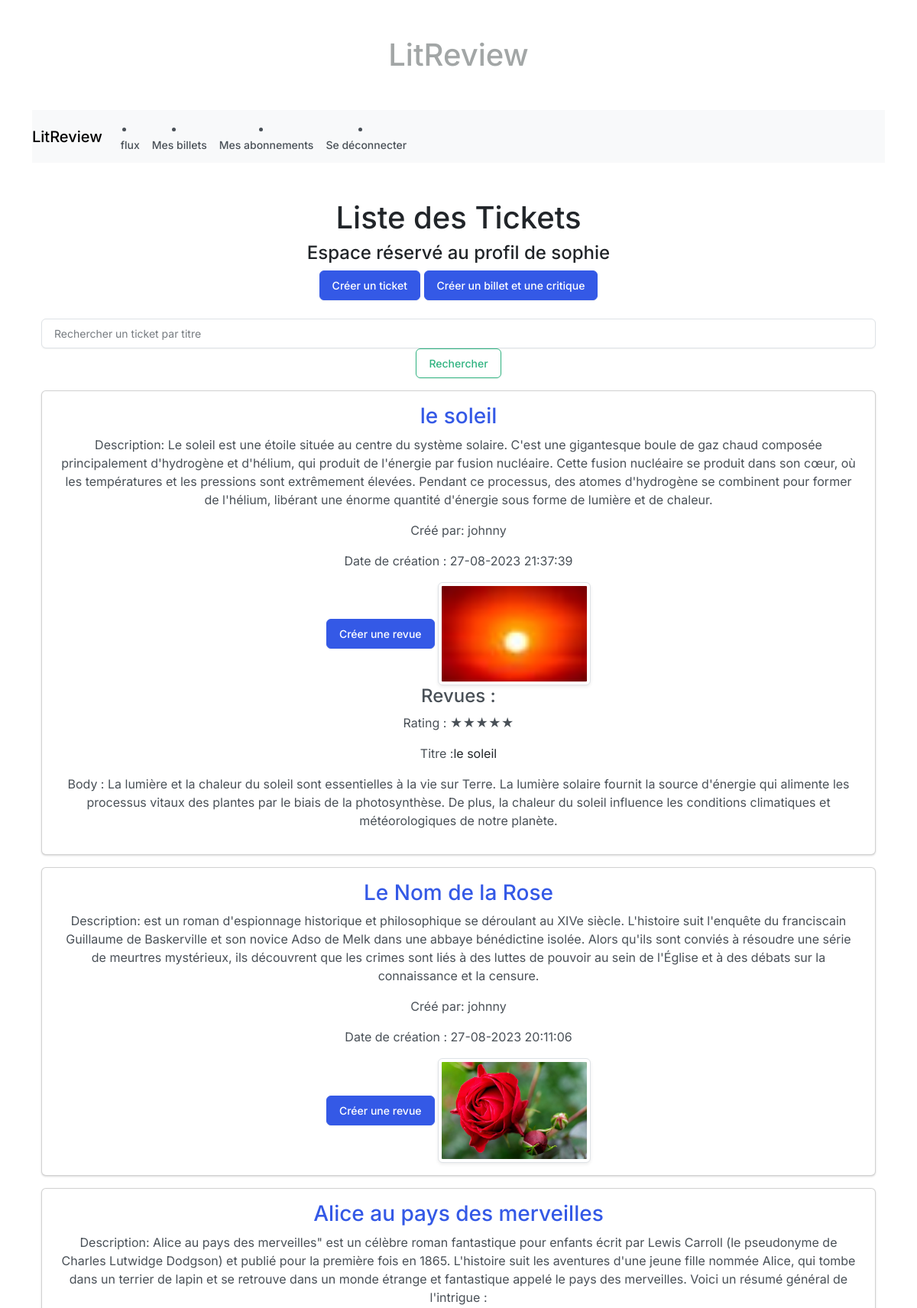
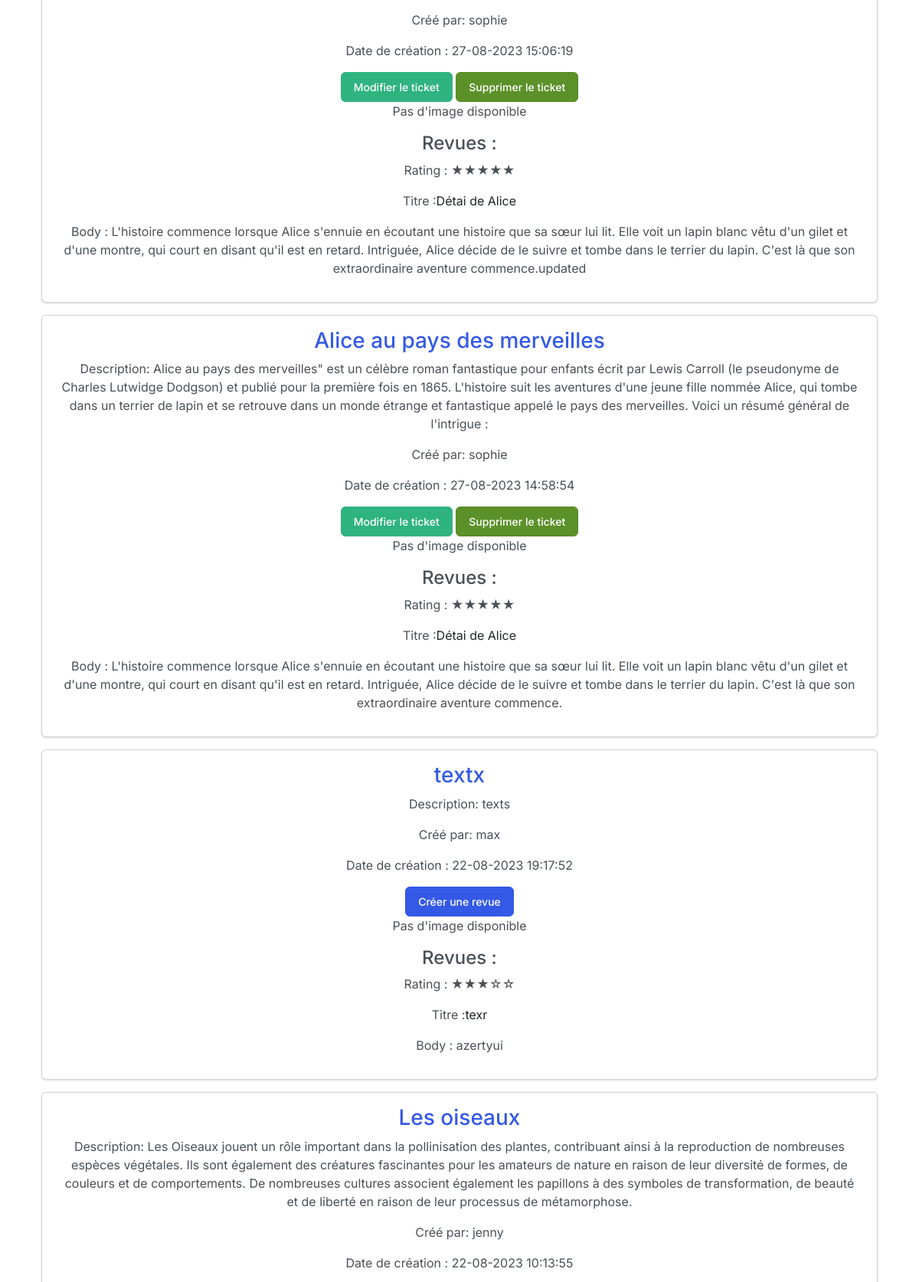
/ticket_list/ (signed in, upper part), run on the app's committed database (2 pictures, top to bottom).
### litreviewApp/models.py (models this page shows, shortened)
class Ticket(models.Model):
    title = models.CharField(max_length=128)
    description = models.TextField(max_length=2048)
    created_by = models.ForeignKey(settings.AUTH_USER_MODEL, on_delete=models.CASCADE)
    created_at = models.DateTimeField(auto_now_add=True)
    updated_at = models.DateTimeField(auto_now=True)
    image = models.ImageField(upload_to="ticket_images/", null=True, blank=True)

class Review(models.Model):
    id = models.AutoField(primary_key=True)
    ticket = models.ForeignKey(Ticket, on_delete=models.CASCADE, null=True, blank=True)
    rating = models.PositiveSmallIntegerField(validators=[MinValueValidator(0), MaxValueValidator(5)])
    created_by = models.ForeignKey(settings.AUTH_USER_MODEL, on_delete=models.CASCADE)
    headline = models.CharField(max_length=128)
    body = models.TextField(max_length=8192, blank=True)
    created_at = models.DateTimeField(auto_now_add=True)
    updated_at = models.DateTimeField(auto_now=True)

### litreviewApp/views.py (the view)
# urls.py: path("ticket_list/", ticket_list_view, name="ticket_list"),
@login_required
def ticket_list_view(request):
    tickets = Ticket.objects.all().order_by("-created_at")
    for ticket in tickets:
        ticket.user_has_review = ticket.review_set.filter(
            created_by=request.user
        ).exists()
    return render(request, "litreviewApp/ticket_list.html", {"tickets": tickets})

### litreviewApp/templatetags/custom_filters.py (called while the page is built)
@register.filter
def generate_star_rating(value):
    try:
        rating = int(value)
        if rating < 1:
            raise ValueError("Rating value should be between 1 and 5.")
    except (ValueError, TypeError):
        return ""  # Or return any other default message or an empty string
    full_stars = "★" * rating
    empty_stars = "☆" * (5 - rating)
    return f"{full_stars}{empty_stars}"

### litreviewApp/templates/litreviewApp/ticket_list.html (shortened to what this page needs)
{% extends 'base.html' %}
{% load static %}
{% load custom_filters %}
{% block content %}
    <div class="container mt-5">
        <h1>Liste des Tickets</h1>
        <h4>Espace réservé au profil de {{ user.username }}</h4>
        <a href="{% url 'create_ticket' %}" class="btn btn-primary">Créer un ticket</a>
        <a href="{% url 'create_combined_ticket_review' %}" class="btn btn-primary">Créer un billet et une critique</a><br>
        <br>
        <form method="GET" action="{% url 'search_tickets' %}" class="form-inline my-2 my-lg-0">
            <input class="form-control mr-sm-2" type="search" name="search_query" placeholder="Rechercher un ticket par titre" aria-label="Search">
            <button class="btn btn-outline-success my-2 my-sm-0" type="submit">Rechercher</button>
        </form>
        {% for ticket in tickets %}
        <div class="card my-3">
            <div class="card-body">
                <h3 class="card-title"><a href="{% url 'ticket_detail' ticket.id %}"style="text-decoration: none;">{{ ticket.title }}</a></h3>
                <p class="card-text">Description: {{ ticket.description }}</p>
                <p class="card-text">Créé par: {{ ticket.created_by }}</p>
                <p class="card-text">Date de création : {{ ticket.created_at|date:"d-m-Y H:i:s" }}</p>
                {% if ticket.created_by == user %}
                    <a href="{% url 'update_ticket' ticket_id=ticket.id %}" class="btn btn-success">Modifier le ticket</a>
                    <a href="{% url 'delete_ticket' ticket_id=ticket.id %}" class="btn btn-custom-red">Supprimer le ticket</a>
                {% else %}
                    {% if not ticket.user_has_review %}
                        <a href="{% url 'create_review' ticket_id=ticket.id %}" class="btn btn-primary">Créer une revue</a>
                    {% endif %}
                {% endif %}
                {% if ticket.image %}
                    <img src="{{ ticket.image.url }}" alt="{{ ticket.title }}" class="img-thumbnail" width="200">
                {% else %}
                    <p class="card-text">Pas d'image disponible</p>
                {% endif %}
                {% for review in ticket.review_set.all %}
                    <div class="review">
                        <h4>Revues :</h4>
                        <p>Rating : {{ review.rating|generate_star_rating }}</p>
                        <p>Titre :<a href="{% url 'review_detail' review.id %}" class="text-dark">{{ review.headline }}</a></p>
                        <p>Body : {{ review.body }}</p>
                    </div>
                {% endfor %}
            </div>
        </div>
    {% endfor %}
{%endblock%}

### static/css/styles.css (style rules this page uses)
.btn-custom-red { background-color: #5c912a; color: #FFFFFF; border-color: #57881f; }
a { text-decoration: none; }

### data on the page
Ticket: title "le soleil", description "Le soleil est une étoile située au centre du système solaire. C'est une gigantesque boule de gaz chaud composée principalement d'hydrogène et d'hélium, qui produit de l'énergie par fusion nucléaire. Cette fusion nucléaire se produit dans son cœur, où les températures et les pressions sont extrêmement élevées. Pendant ce processus, des atomes d'hydrogène se combinent pour former de l'hélium, libérant une énorme quantité d'énergie sous forme de lumière et de chaleur.", created_by "johnny", created_at "27-08-2023 21:37:39", shows "Créer une revue", shows a picture
Review: rating|generate_star_rating "★★★★★", headline "le soleil", body "La lumière et la chaleur du soleil sont essentielles à la vie sur Terre. La lumière solaire fournit la source d'énergie qui alimente les processus vitaux des plantes par le biais de la photosynthèse. De plus, la chaleur du soleil influence les conditions climatiques et météorologiques de notre planète."
Ticket: title "Le Nom de la Rose", description "est un roman d'espionnage historique et philosophique se déroulant au XIVe siècle. L'histoire suit l'enquête du franciscain Guillaume de Baskerville et son novice Adso de Melk dans une abbaye bénédictine isolée. Alors qu'ils sont conviés à résoudre une série de meurtres mystérieux, ils découvrent que les crimes sont liés à des luttes de pouvoir au sein de l'Église et à des débats sur la connaissance et la censure.", created_by "johnny", created_at "27-08-2023 20:11:06", shows "Créer une revue", image (picture)
Ticket: title "Alice au pays des merveilles", description "Alice au pays des merveilles\" est un célèbre roman fantastique pour enfants écrit par Lewis Carroll (le pseudonyme de Charles Lutwidge Dodgson) et publié pour la première fois en 1865. L'histoire suit les aventures d'une jeune fille nommée Alice, qui tombe dans un terrier de lapin et se retrouve dans un monde étrange et fantastique appelé le pays des merveilles. Voici un résumé général de l'intrigue :", created_by "sophie", created_at "27-08-2023 15:06:19", shows "Modifier le ticket", image "Pas d'image disponible"
Review: rating|generate_star_rating "★★★★★", headline "Détai de Alice", body "L'histoire commence lorsque Alice s'ennuie en écoutant une histoire que sa sœur lui lit. Elle voit un lapin blanc vêtu d'un gilet et d'une montre, qui court en disant qu'il est en retard. Intriguée, Alice décide de le suivre et tombe dans le terrier du lapin. C'est là que son extraordinaire aventure commence.updated"
Ticket: title "Alice au pays des merveilles", description "Alice au pays des merveilles\" est un célèbre roman fantastique pour enfants écrit par Lewis Carroll (le pseudonyme de Charles Lutwidge Dodgson) et publié pour la première fois en 1865. L'histoire suit les aventures d'une jeune fille nommée Alice, qui tombe dans un terrier de lapin et se retrouve dans un monde étrange et fantastique appelé le pays des merveilles. Voici un résumé général de l'intrigue :", created_by "sophie", created_at "27-08-2023 14:58:54", shows "Modifier le ticket", image "Pas d'image disponible"
Review: rating|generate_star_rating "★★★★★", headline "Détai de Alice", body "L'histoire commence lorsque Alice s'ennuie en écoutant une histoire que sa sœur lui lit. Elle voit un lapin blanc vêtu d'un gilet et d'une montre, qui court en disant qu'il est en retard. Intriguée, Alice décide de le suivre et tombe dans le terrier du lapin. C'est là que son extraordinaire aventure commence."
Ticket: title "textx", description "texts", created_by "max", created_at "22-08-2023 19:17:52", shows "Créer une revue", image "Pas d'image disponible"
Review: rating|generate_star_rating "★★★☆☆", headline "texr", body "azertyui"
Ticket: title "Les oiseaux", description "Les Oiseaux jouent un rôle important dans la pollinisation des plantes, contribuant ainsi à la reproduction de nombreuses espèces végétales. Ils sont également des créatures fascinantes pour les amateurs de nature en raison de leur diversité de formes, de couleurs et de comportements. De nombreuses cultures associent également les papillons à des symboles de transformation, de beauté et de liberté en raison de leur processus de métamorphose.", created_by "jenny", created_at "22-08-2023 10:13:55"

### other printed values
{{ user.username }} "sophie"
